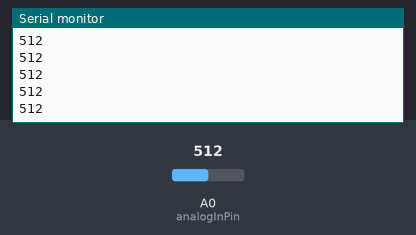
Recording of a sketch running on a simulated ESP8266 (NodeMCU). Parts: the last lines printed to the serial monitor. The test bench sets the inputs (shaded band); at power-on: A0 (analogInPin) = 512.

Above: at 1.2 s.
1.3 s: A0 (analogInPin) set to 716
At 2.0 s:
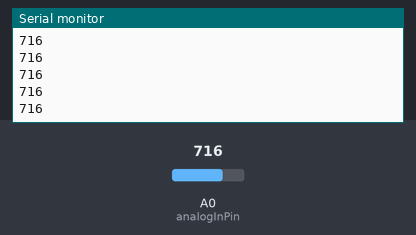
2.8 s: A0 (analogInPin) set to 900
At 3.4 s:
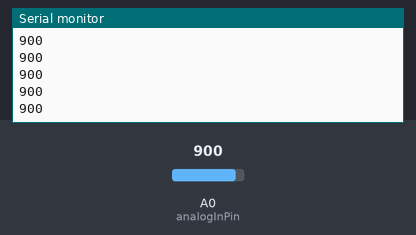
Timing chart, 0 to 5.8 s (numbered marks = the images above; inputs shaded):
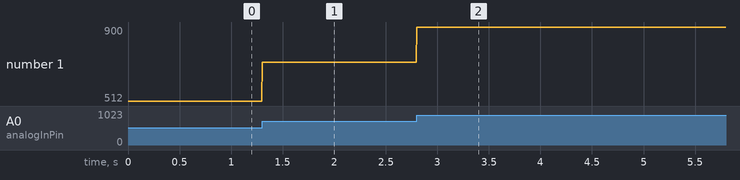

The sketch:

WebSocketClient_Demo.ino
```cpp
#include <ESP8266WiFi.h>
#include <WebSocketsClient.h>
#include <Ticker.h>

// Collecting sensor data
Ticker timer;

const int analogInPin = A0;  // ESP8266 Analog Pin ADC0 = A0
int potdeger;
int sensorValue = 0;  // value read from the pot

const char * ssid = "HUAWEI-CE7B";
const char * password = "7D866H39F97";
//IPAddress ip(192, 168, 4, 10), gateway(192, 168, 4, 1), subnet(255, 255, 255, 0); // fixed IP
WebSocketsClient webSocket;

void setup() {
  Serial.begin(9600); // this baudrate also prints module startup data
  if (WiFi.status() == WL_CONNECTED) {
    Serial.print("IP Address: ");
    Serial.println(WiFi.localIP());
    webSocket.begin("http://3.121.155.177/", 80); // IP/port for Ws

    //timer.attach(5, getData);
  } else {
    Serial.println("Connection failed");
  }
}


void loop() {
  webSocket.loop();
  sensorValue = analogRead(analogInPin);
  Serial.println(sensorValue);
  String json = "{\"value\":";
  json += sensorValue;
  json += "}";
  //webSocket.broadcastTXT(json.c_str(), json.length());
  webSocket.sendTXT(json.c_str(), json.length());
}
```

Measured:
- after the input at 1.3 s, the serial monitor: prints a new line at once (image 1)
- after the input at 2.8 s, the serial monitor: prints a new line at once (image 2)
- plotted number 1: 512 → 716 after the input at 1.3 s, 716 → 900 after the input at 2.8 s
